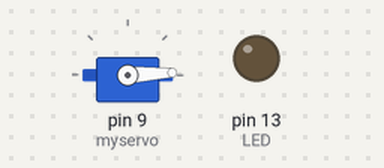
The sketch below on a simulated Arduino Uno, built with avr-gcc and run on an emulated ATmega328P. Shown: servo, output pins drawn as LEDs (lit = HIGH).

Above: at 0.05 s.
At 2.6 s:
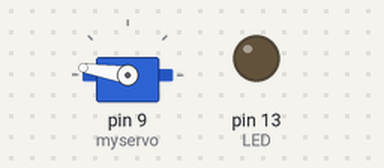
At 5.2 s:
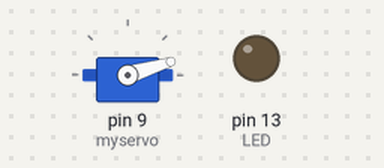
At 10.8 s:
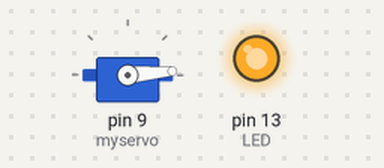
Timing chart, 0 to 14.1 s (numbered marks = the images above):
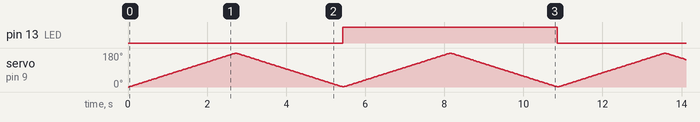

Measured:
- by itself, pin 13 (LED): alternates HIGH for 5.4 s and LOW for 5.4 s

The sketch:

main.ino
```cpp
#include <Servo.h>

Servo myservo;  // create servo object to control a servo
                // a maximum of eight servo objects can be created

int pos = 0;    // variable to store the servo position

unsigned long last_blink = 0;

void setup() {

    pinMode(13, OUTPUT);
    myservo.attach(9);  // attaches the servo on pin 9 to the servo object
}


void loop() {

    if(millis() - last_blink >= 1000){
        digitalWrite(13, !digitalRead(13)); // Toggle LED.
        last_blink = millis();
    }

    for(pos = 0; pos < 180; pos += 1)  // goes from 0 degrees to 180 degrees
    {                                  // in steps of 1 degree
        myservo.write(pos);              // tell servo to go to position in variable 'pos'
        delay(15);                       // waits 15ms for the servo to reach the position
    }
    for(pos = 180; pos>=1; pos-=1)     // goes from 180 degrees to 0 degrees
    {
        myservo.write(pos);              // tell servo to go to position in variable 'pos'
        delay(15);                       // waits 15ms for the servo to reach the position
    }
}
```
